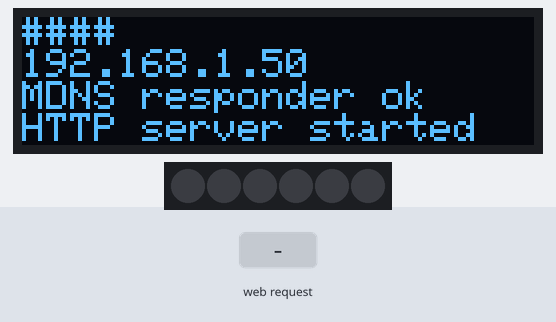
A sketch run on a simulated ESP8266 (NodeMCU). Shown: 128×32 one-colour display, 6 RGB LEDs in strip order, left to right. The inputs (shaded band) are chosen by the test bench. Dim RGB values are drawn brighter than linear; WiFi joins after 1.5 s; servers stay silent unless stated.

Above: at 2.7 s.
2.8 s: HTTP request GET /light?on=1 received
At 2.95 s:
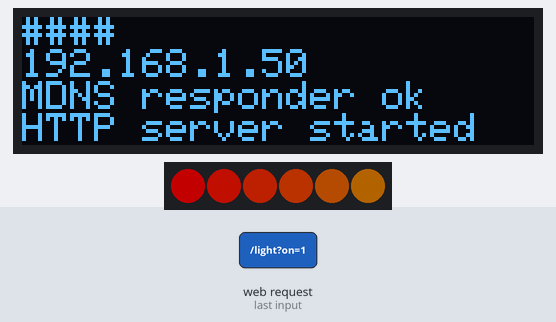
5.2 s: HTTP request GET /light?off=1 received
At 6.0 s:
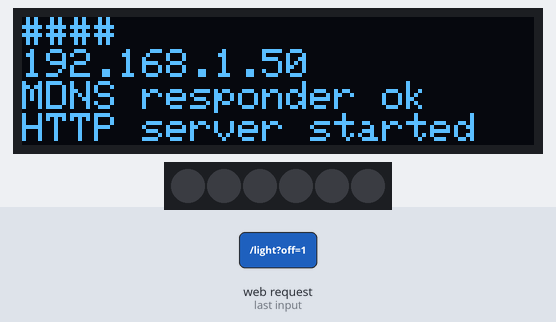
6.7 s: HTTP request GET /light?on=0 received
At 6.85 s:
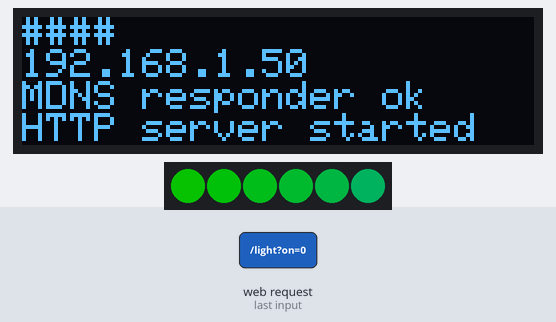
9.1 s: HTTP request GET /light?off=0 received
At 10.1 s:
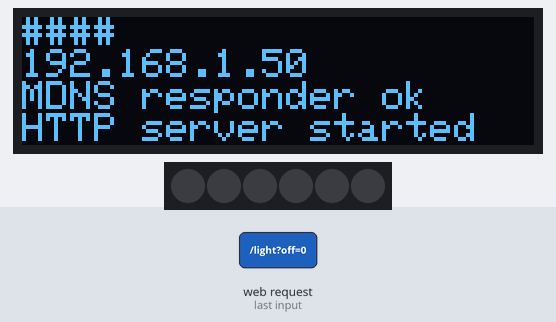
10.6 s: HTTP request GET /light?on=120 received
At 10.75 s:
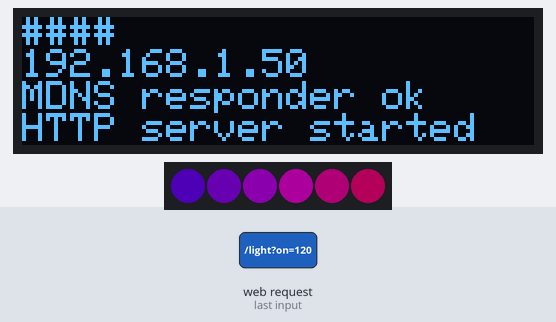
13.0 s: HTTP request GET /light?off=120 received
At 14.3 s:
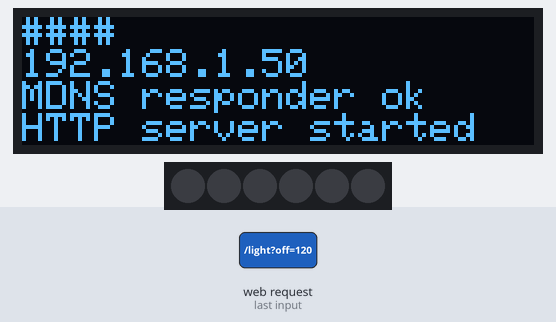
Timing chart, 0 to 15.5 s (numbered marks = the images above; inputs shaded):
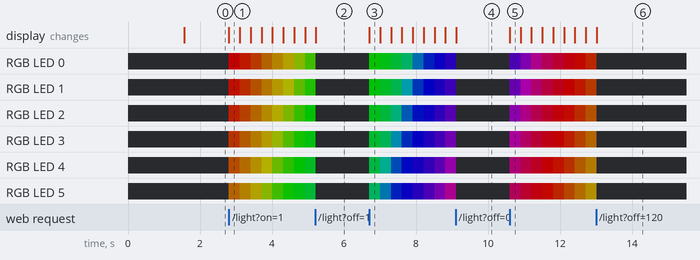

Measured:
- after the input at 2.8 s, RGB LED 0: off → RGB(90, 0, 0) at once, → RGB(80, 10, 0) 0.30 s later, → RGB(68, 21, 0) 0.30 s later, → RGB(60, 33, 0) 0.30 s later, … (8 changes in this stretch); RGB LED 1: off → RGB(84, 6, 0) at once, → RGB(73, 17, 0) 0.30 s later, → RGB(62, 28, 0) 0.30 s later, → RGB(60, 39, 0) 0.30 s later, … (8 changes in this stretch)
- after the input at 6.7 s, RGB LED 0: off → RGB(3, 88, 0) at once, → RGB(0, 81, 9) 0.30 s later, → RGB(0, 69, 20) 0.30 s later, → RGB(0, 57, 33) 0.30 s later, … (8 changes in this stretch); RGB LED 1: off → RGB(0, 86, 4) at once, → RGB(0, 74, 15) 0.30 s later, → RGB(0, 63, 27) 0.30 s later, → RGB(0, 43, 47) 0.30 s later, … (8 changes in this stretch)
- after the input at 10.6 s, RGB LED 0: off → RGB(27, 0, 63) at once, → RGB(38, 0, 52) 0.30 s later, → RGB(50, 0, 40) 0.30 s later, → RGB(61, 0, 29) 0.30 s later, … (8 changes in this stretch); RGB LED 1: off → RGB(33, 0, 57) at once, → RGB(45, 0, 45) 0.30 s later, → RGB(56, 0, 34) 0.30 s later, → RGB(67, 0, 22) 0.30 s later, … (8 changes in this stretch)

The sketch:

esp8266_test.ino
```cpp
#define FASTLED_INTERRUPT_RETRY_COUNT 0
#define FASTLED_ESP8266_RAW_PIN_ORDER

#include <SPI.h>
#include <Wire.h>
#include <Adafruit_GFX.h>
#include <Adafruit_SSD1306.h>

#include <FastLED.h>

#include <ESP8266WiFi.h>
#include <WiFiClient.h>
#include <ESP8266WebServer.h>
#include <ESP8266mDNS.h>

#define SCREEN_WIDTH 128 // OLED display width, in pixels
#define SCREEN_HEIGHT 32 // OLED display height, in pixels

#define NUM_LEDS 6
#define DATA_PIN 14
#define BRIGHTNESS 90
#define FRAMES_PER_SECOND  120


#define OLED_RESET     -1 // Reset pin # (or -1 if sharing Arduino reset pin)
Adafruit_SSD1306 display(SCREEN_WIDTH, SCREEN_HEIGHT, &Wire, OLED_RESET);

#ifndef STASSID
#define STASSID "####"
#define STAPSK  "####"
#endif

uint8_t ledMode = 0;

const char* ssid = STASSID;
const char* password = STAPSK;
CRGB leds[NUM_LEDS];
uint8_t gHue = 0;

ESP8266WebServer server(80);

void prepDisplay() {
  display.clearDisplay();
  display.setTextSize(1);             // Normal 1:1 pixel scale
  display.setTextColor(SSD1306_WHITE);        // Draw white text
  display.setCursor(0,0);             // Start at top-left corner
}

void handleRoot() {
  server.send(200, "text/html", "<html><head><style>button{width:200px;height:50px;}</style></head><body><a href=\"light?on\"><button>on</button></a><br><a href=\"light?off\"><button>off</button></a></body></html>");
}

void lightHandler() {
  if( server.hasArg("on") ) {
    ledMode = 1;
  } else if ( server.hasArg("off") ){
    ledMode = 0;

    for( int i = 0; i < NUM_LEDS; i++) {
        leds[i] = CRGB::Black;
    }

    FastLED.show();
  }
  handleRoot();
}

void handleNotFound() {
  String message = "File Not Found\n\n";
  message += "URI: ";
  message += server.uri();
  message += "\nMethod: ";
  message += (server.method() == HTTP_GET) ? "GET" : "POST";
  message += "\nArguments: ";
  message += server.args();
  message += "\n";
  for (uint8_t i = 0; i < server.args(); i++) {
    message += " " + server.argName(i) + ": " + server.arg(i) + "\n";
  }
  server.send(404, "text/plain", message);
}

void drawTwinkles() {
  fill_rainbow(leds, NUM_LEDS, gHue, 7);
}

void setup(void) {
  FastLED.addLeds<WS2812B, DATA_PIN, GRB>(leds, NUM_LEDS)
    .setCorrection(TypicalLEDStrip);
  FastLED.setBrightness(BRIGHTNESS);

  if(!display.begin(SSD1306_SWITCHCAPVCC, 0x3C)) { // Address 0x3C for 128x32
    for(;;); // Don't proceed, loop forever
  }

  prepDisplay();
  display.println("Connecting...");
  display.display();

  WiFi.mode(WIFI_STA);
  WiFi.begin(ssid, password);

  // Wait for connection
  while (WiFi.status() != WL_CONNECTED) {
    delay(500);
  }

  prepDisplay();
  display.println(ssid);
  display.println(WiFi.localIP());

  if (MDNS.begin("esp8266")) {
    display.println("MDNS responder ok");
  }

  server.on("/", handleRoot);

  server.on("/light", HTTP_GET, lightHandler);


  server.onNotFound(handleNotFound);

  server.begin();

  display.println("HTTP server started");
  display.display();
}

void loop(void) {
  server.handleClient();
  MDNS.update();

  if(ledMode == 1) {
    drawTwinkles();
    FastLED.show();
    // insert a delay to keep the framerate modest
    FastLED.delay(1000/FRAMES_PER_SECOND);

    EVERY_N_MILLISECONDS( 20 ) { gHue++; }

  }
}
```
